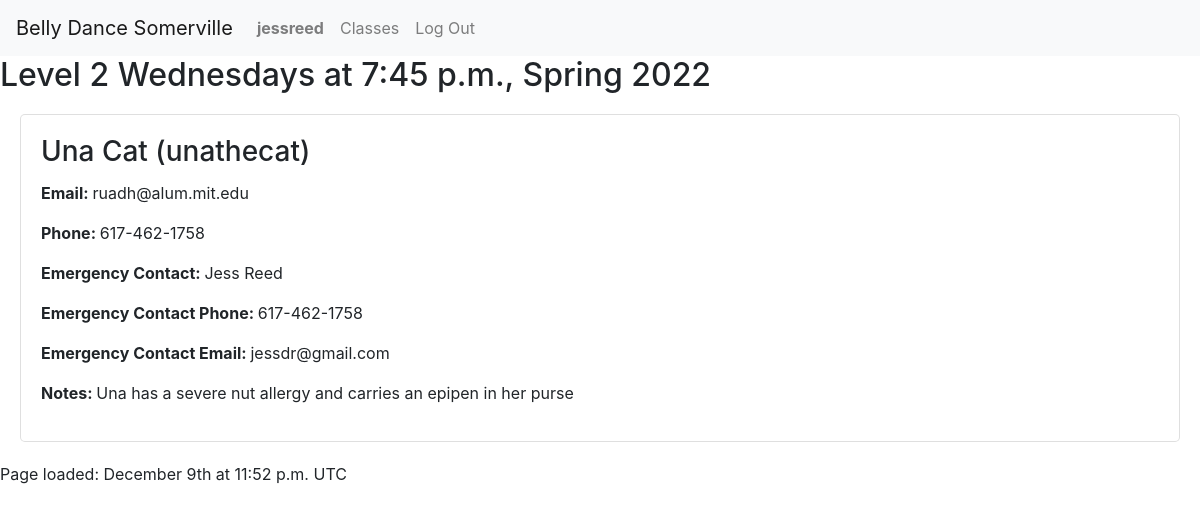
/contact-sheet/2 (signed in), run on an earlier commit of the app's database.
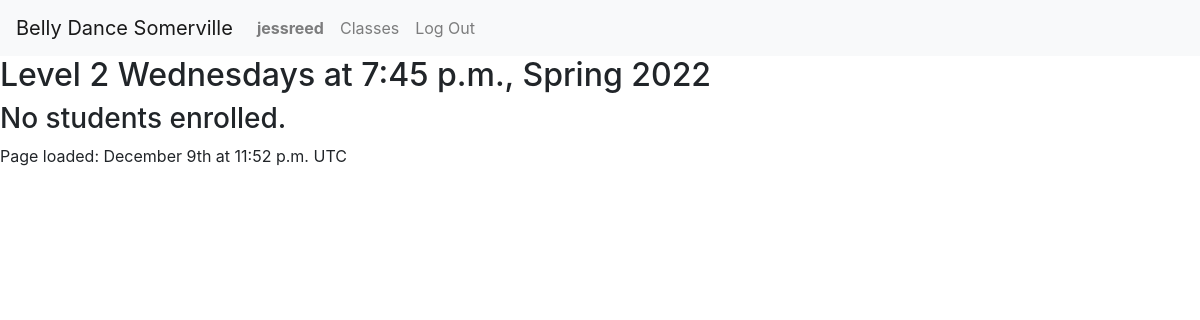
And on a later commit of the database.
### enrollment/models.py (models this page shows)
class User(AbstractUser):
    timezone = models.CharField(max_length=32, choices=TIMEZONES,
                                default=settings.DEFAULT_TIMEZONE)
    first_name = models.CharField(max_length=128, null=False, blank=False)
    last_name = models.CharField(max_length=128, null=False, blank=False)
    email = models.EmailField(max_length=254, null=False, blank=False)
    phone = models.CharField(max_length=32, null=True, blank=True)
    emergency_first = models.CharField(max_length=128, null=True, blank=True)
    emergency_last = models.CharField(max_length=128, null=True, blank=True)
    emergency_email = models.EmailField(max_length=254, null=True, blank=True)
    emergency_phone = models.CharField(max_length=32, null=True, blank=True)
    accept_terms = models.DateTimeField(null=True, blank=True)
    contact_sheet_notes = models.CharField(max_length=2048, null=True, blank=True)
    @property
    def current_time(self):
        return timezone.now()
    def __str__(self):
        return f'{self.first_name} {self.last_name} ({self.username})'

### enrollment/views.py (the view)
# urls.py: path('contact-sheet/<int:id>', views.contact_sheet, name='contact_sheet'),
@login_required
def contact_sheet(request, id):
    if request.user.is_staff:
        try:
            offering = Offering.objects.get(id=id)
        except Offering.DoesNotExist:
            offering = None
            students = None
        try:
            students = User.objects.filter(
                orders__line_items__offering=offering)
        except User.DoesNotExist:
            students = None
        return render(request, 'enrollment/contact-sheet.html', {
            'offering': offering,
            'students': students
        })
    else:
        return render(request, 'enrollment/contact-sheet.html', {
            'offerings': None,
            'message': 'You are not authorized to view this page'
        })

### enrollment/context_processors.py (called while the page is built)
def global_settings(request):
    return {
    'DEFAULT_TIMEZONE': settings.DEFAULT_TIMEZONE,
    'DATE_TIME_FORMAT': settings.DATE_TIME_FORMAT,
    'DATE_TIME_TIMEZONE_FORMAT': settings.DATE_TIME_TIMEZONE_FORMAT,
    'SCHOOL_NAME': settings.SCHOOL_NAME,
    'SCHOOL_POLICIES': settings.SCHOOL_POLICIES,
    'NO_OFFERINGS': settings.NO_OFFERINGS,
    }

### enrollment/models.py (called while the page is built)
    def __str__(self):
        return self.name

    @property
    def weekday_name(self):
        return settings.WEEKDAYS[self.weekday][1]

### enrollment/templates/enrollment/contact-sheet.html (shortened to what this page needs)
{% extends "enrollment/layout.html" %}
{% block body %}
<div class="row">
    <div class="col-md">
        {% if offering %}
            <h2>{{offering.course.title}} {{offering.weekday_name}}s at {{offering.start_time}}, {{offering.semester}}</h2>
            {% if students %}
                {% for student in students %}
                    <div class="card">
                        <div class="card-body">
                            <h3 class="card-title">{{student}}</h3>
                            <p><span class="label">Email:  </span>{{student.email}}</p>
                            <p><span class="label">Phone:  </span>{{student.phone}}</p>
                            <p><span class="label">Emergency Contact:  </span>{{student.emergency_first}} {{student.emergency_last}}</p>
                            <p><span class="label">Emergency Contact Phone:  </span>{{student.emergency_phone}}</p>
                            <p><span class="label">Emergency Contact Email:  </span>{{student.emergency_email}}</p>
                            <p><span class="label">Notes:  </span>{{student.contact_sheet_notes|default_if_none:""}}</p>
                        </div>
                    </div>
                {% endfor %}
            {% else %}
            <h3>No students enrolled.</h3>
            {% endif %}
        {% endif %}
    </div>
</div>
{% endblock %}

What changed in the data, as far as the page shows it:
no longer on this page (row edited): User: first_name+last_name+username "Una Cat (unathecat)", email "ruadh@alum.mit.edu", phone "617-462-1758", emergency_first "Jess", emergency_last "Reed", emergency_phone "617-462-1758", emergency_email "jessdr@gmail.com", contact_sheet_notes "Una has a severe nut allergy and carries an epipen in her purse"
Also different on the page:
text now shown: "No students enrolled."
